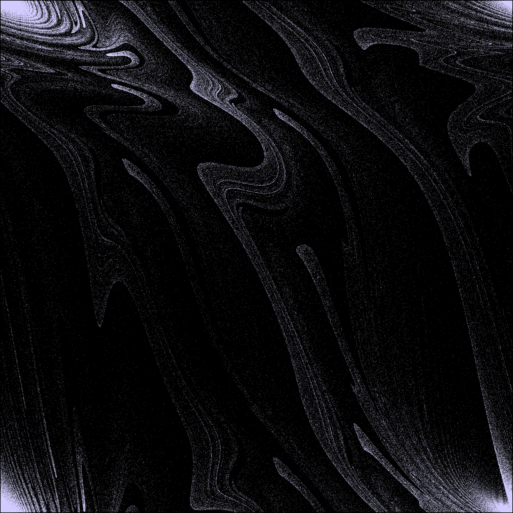

Recreate this plot in Julia.
using CLArrays, GPUArrays
using FileIO, Interpolations, Colors, ColorVectorSpace, FixedPointNumbers


# Original poincare implementation by https://github.com/RainerEngelken
# GPU version by Simon Danisch

function poincare_inner{N}(rv, result, c, π, ::Val{N}, n)
    # find next spiking neuron
    ϕ₁, ϕ₂, ϕ₃ = rv[1], rv[2], rv[3]
    πh = π / 2f0
    π2 = π * 2f0
    for unused = 1:N
        if ϕ₁ > ϕ₂
            if ϕ₁ > ϕ₃
                # first neuron is spiking
                dt = πh - ϕ₁
                # evolve phases till next spike time
                ϕ₁ = -πh
                ϕ₂ = atan(tan(ϕ₂ + dt) - c)
                ϕ₃ += dt
                # save state of neuron 2 and 3
                x = Cuint(max(round(((ϕ₂ + πh) / π) * (Float32(n) - 1f0)) + 1f0, 1f0))
                y = Cuint(max(round(((ϕ₃ + πh) / π) * (Float32(n) - 1f0)) + 1f0, 1f0))
                accum = result[x, y]
                # this is unsafe, since it could read + write from different threads, but good enough for the stochastic kind of process we're doing
                result[i1d] = accum + 1f0
                continue
            end
        else
            if ϕ₂ > ϕ₃
                # second neuron is spiking
                dt = πh - ϕ₂
                # evolve phases till next spike time
                ϕ₁ += dt
                ϕ₂ = -πh
                ϕ₃ = atan(tan(ϕ₃ + dt) - c)
                continue
            end
        end
        # third neuron is spikinga
        dt = πh - ϕ₃
        # evolve phases till next spike time
        ϕ₁ += dt
        ϕ₂ = atan(tan(ϕ₂ + dt) - c)
        ϕ₃ = -πh
    end
    return
end

function poincare_inner(n, seeds::GPUArray, result, c, π, val::Val{N}) where N
    foreach(poincare_inner, seeds, result, c, Float32(pi), val, n)
end

c = 1f0; divisor = 2^10
srand(2)
N = 10^10
ND = Cuint(2048)
AT = CLArray
result = AT(zeros(Float32, ND, ND))
_n = div(N, divisor)
jl_seeds = [ntuple(i-> rand(Float32), Val{3}) for x in 1:divisor]
seeds = AT(jl_seeds)
poincare_inner(ND, seeds, Base.RefValue(result), c, Float32(pi), Val{_n}())

cmap = interpolate(([
    RGB(0.0, 0.0, 0),
    RGB(0.2, 0.2, 0.9),
    RGB(0.2, 0.2, 0.9),
    RGB(0.2, 0.2, 0.9),
    RGB(0.2, 0.2, 0.9),
    RGB(0.2, 0.2, 0.9),
    RGB(0.2, 0.2, 0.9),
    RGB(0.2, 0.2, 0.9),
    RGB(0.2, 0.2, 0.9),
    RGB(0.2, 0.2, 0.9),
    RGB(0.2, 0.2, 0.9),
    RGB(0.2, 0.2, 0.9),
    RGB(0.2, 0.2, 0.9),
    RGB(0.2, 0.2, 0.9),
    RGB(0.2, 0.6, 0.9),
    RGB(0.7, 0.7, 0.98),
    RGB(0.8, 0.8, 0.9),
    RGB(0.82, 0.8, 1.0)
]), BSpline(Linear()), OnCell())

cn = length(cmap)
resultcpu = Array(result)
extrema(log.(resultcpu))

img_color = map(resultcpu) do val
    val = maxi - val
    if val ≈ 0.0
        val = 0.01
    end
    val = log(val)
    val = clamp(val, 0f0, 1f0);
    idx = (val * (cn - 1)) + 1.0
    RGB{N0f8}(cmap[idx])
end
#save as an image
save(joinpath(@__DIR__, "..", "assets", "poincare.png"), img_color)
